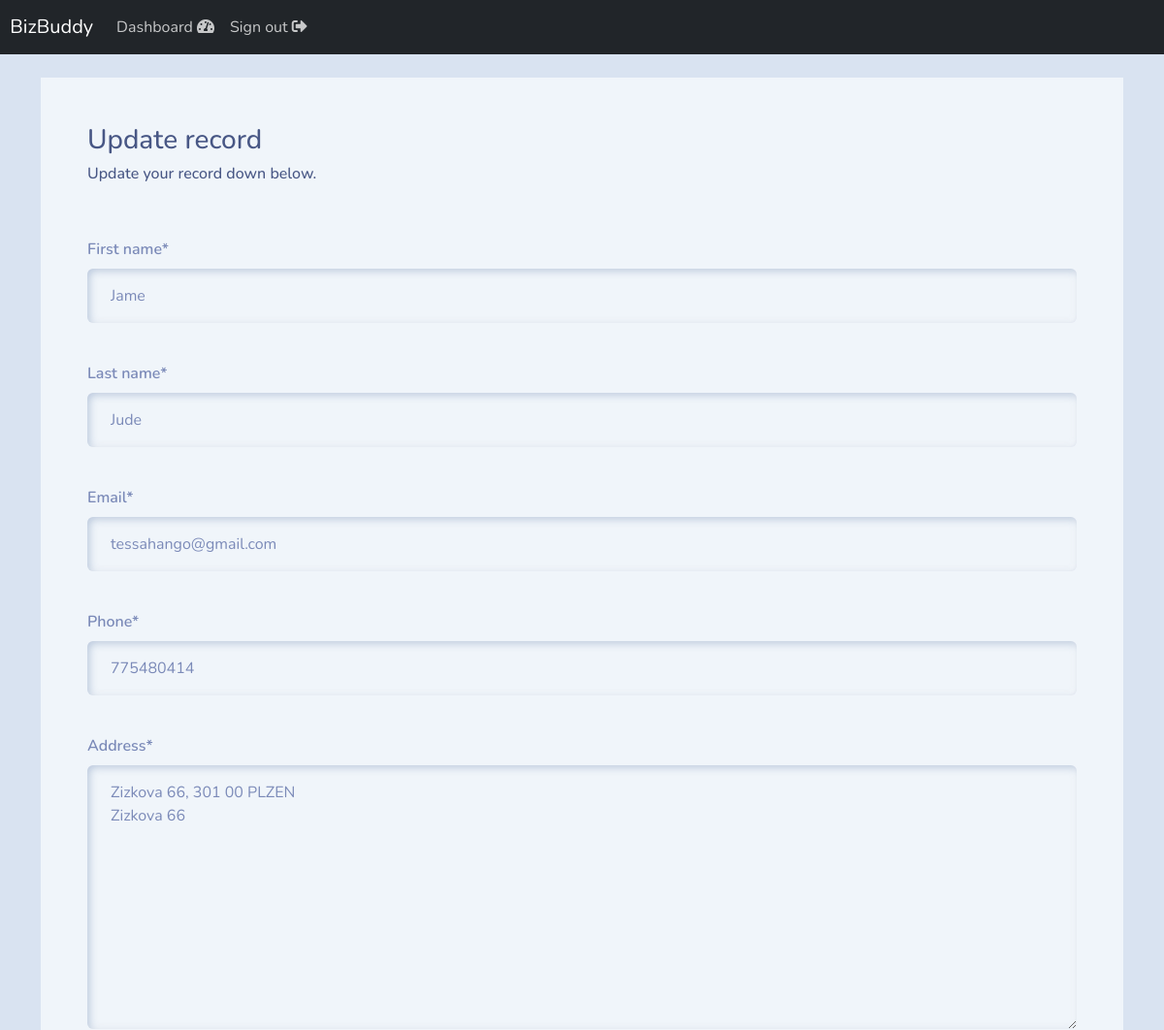
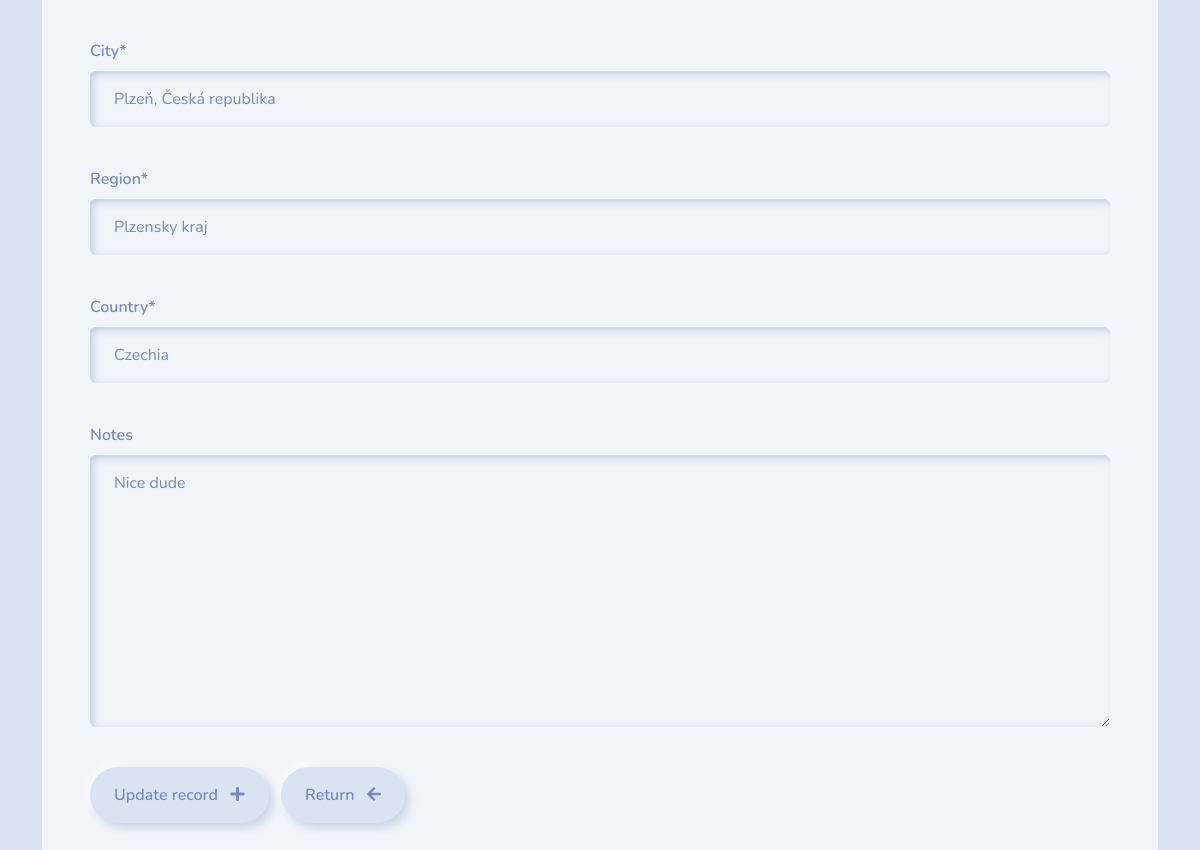
Page /update-record/1/ (signed in) on the committed database (2 pictures, top to bottom).
### webapp/models.py (models this page shows, shortened)
class Records(models.Model):
    creation_date = models.DateTimeField(auto_now_add=True)
    first_name = models.CharField(max_length=50)
    last_name = models.CharField(max_length=50)
    email = models.EmailField()
    phone = models.CharField(max_length=20)
    address = models.TextField()
    city = models.CharField(max_length=50)
    region = models.CharField(max_length=50)
    country = models.CharField(max_length=50)
    postal_code = models.CharField(max_length=10, blank=True, null=True)
    notes = models.TextField(blank=True, null=True)
    class Meta:
        verbose_name_plural = "Records"
        ordering = ['-creation_date']

### webapp/views.py (the view)
# urls.py: path('update-record/<int:pk>/', views.update_record, name='update-record'),
@login_required(login_url='login')
def update_record(request, pk):
    record = get_object_or_404(Records, id=pk)
    form = UpdateRecordForm(instance=record)
    if request.method == 'POST':
        form = UpdateRecordForm(request.POST, instance=record)
        if form.is_valid():
            form.save()
            return redirect('dashboard')
    context = {'form': form}
    return render(request, 'webapp/update-record.html', context)

### webapp/forms.py
class UpdateRecordForm(forms.ModelForm):
    class Meta:
        model = Records
        fields = ['first_name', 'last_name', 'email', 'phone', 'address', 'city', 'region', 'country', 'postal_code', 'notes']

### webapp/templates/webapp/update-record.html (shortened to what this page needs)
{% extends 'webapp/base.html' %} {% load crispy_forms_tags %} {% block content%}
<div class="container bg-light shadow-md p-5 form-layout">
  <h3>Update record</h3>
  <h6>Update your record down below.</h6>
  <br />
  <form method="POST" autocomplete="off">
    {% csrf_token %} {{ form.first_name|as_crispy_field }}
    <br />
    {{ form.last_name|as_crispy_field }}
    <br />
    {{ form.email|as_crispy_field }}
    <br />
    {{ form.phone|as_crispy_field }}
    <br />
    {{ form.address|as_crispy_field }}
    <br />
    {{ form.city|as_crispy_field }}
    <br />
    {{ form.region|as_crispy_field }}
    <br />
    {{ form.country|as_crispy_field }}
    <br />
    {{ form.notes|as_crispy_field }}
    <br />
    <button type="submit" class="btn btn-info">
      Update record &nbsp; <i class="fa fa-plus" aria-hidden="true"></i>
    </button>
    <a href="{% url 'dashboard' %}" class="btn btn-secondary">
      Return &nbsp; <i class="fa fa-arrow-left" aria-hidden="true"></i>
    </a>
  </form>
</div>
<br />
{% endblock %}

### rows in the picture
Records: first_name "Jame", last_name "Jude", email "tessahango@gmail.com", phone "775480414", address "Zizkova 66, 301 00 PLZEN Zizkova 66", city "Plzeň, Česká republika", region "Plzensky kraj", country "Czechia", notes "Nice dude"
